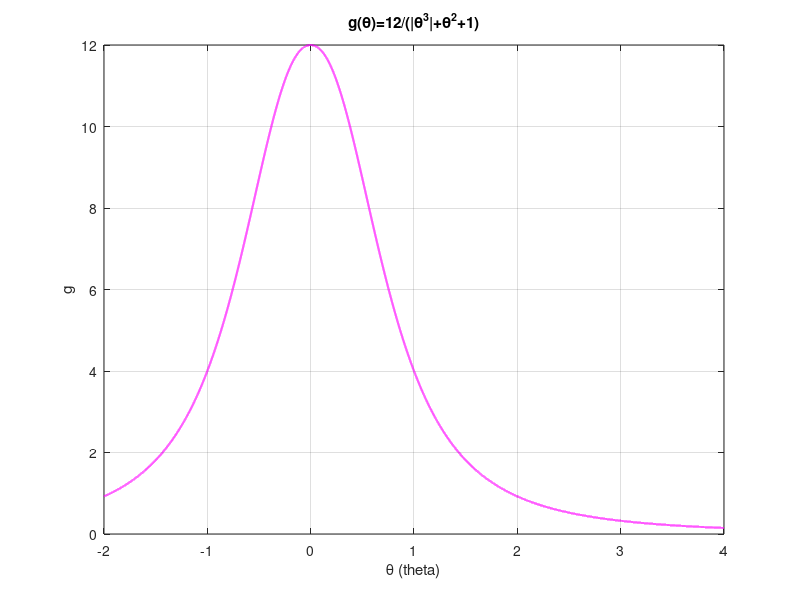

Write MATLAB code to recreate this figure.
%**************************************
% This script generates 2D plot
% of g(theta)=12./(abs(theta^3)+ theta^2+1) over the domain [-2,4]
% using resolution defined by a step
% size of 0.0001.
clear;clc;
% STEP 1: Generate the vector theta
theta = [-2:0.0001:4]; % theta is generated using
                 % the colon notation
                 % The increment= 0.0001
                 
% STEP 2: Calculate theta using Element-wise
          % operations
          
g = 12./(abs(theta.^3)+theta.^2+1);

% STEP 3: plot the function g(theta) using
       % the individual points
% plot (theta,g,'m'); % The option 'm' represents the
                      % color of the marker
                
plot (theta,g,'m', 'LineWidth',1.5); % Joint the points with a straight 
                                     % line
                
% Add labels
xlabel('\theta (theta)');
ylabel('g');

%Add the title
title('g(\theta)=12/(|\theta^{3}|+\theta^{2}+1)');

%Add a grid to the plot
grid on;
